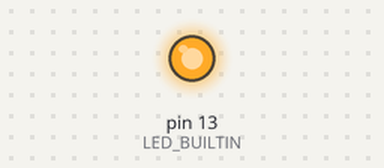
Simulated run of this sketch. Board: Arduino Uno, built with avr-gcc and run on an emulated ATmega328P. Parts: output pins drawn as LEDs (lit = HIGH).

Above: at 0.1 s.
At 23.8 s:
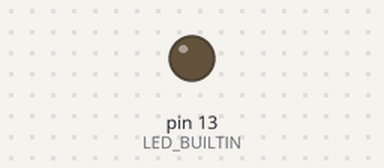
Timing chart, 0 to 25.3 s (numbered marks = the images above):
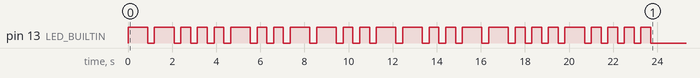

The sketch:

HardwareProject1_smarin9.ino
```cpp
/**
 * Author - Sean Marino
 * CSC 2463 - Hardware Assignment 1
 * Morse Code
 * 03/16/2017
 * Youtube Link: https://www.youtube.com/watch?v=VcPbunlH3BE&feature=youtu.be
 */

void setup() {
  pinMode(LED_BUILTIN, OUTPUT);

  String message = "geaux tigers";
  int i = 0;

  //Reads each character and

  while (i < message.length())
  {
    switch(message.charAt(i))
    {
    case 'a' :
      dot(); dash();
    break;
    case 'b' :
      dash(); dot(); dot(); dot();
    break;
    case 'c' :
      dash(); dot(); dash(); dot();
    break;
    case 'd' :
      dash(); dot(); dot();
    break;
    case 'e' :
      dot();
    break;
    case 'f' :
      dot(); dot(); dash(); dot();
    break;
    case 'g' :
      dash(); dash(); dot();
    break;
    case 'h' :
      dot(); dot(); dot(); dot();
    break;
    case 'i' :
      dot(); dot();
    break;
    case 'j' :
      dot(); dash(); dash(); dash();
    break;
    case 'k' :
      dash(); dot(); dash();
    break;
    case 'l' :
      dot(); dash(); dot(); dot();
    break;
    case 'm' :
      dash(); dash();
    break;
    case 'n' :
      dash(); dot();
    break;
    case 'o' :
      dash(); dash(); dash();
    break;
    case 'p' :
      dot(); dash(); dash(); dot();
    break;
    case 'q' :
      dash(); dash(); dot(); dash();
    break;
    case 'r' :
      dot(); dash(); dot();
    break;
    case 's' :
      dot(); dot(); dot();
    break;
    case 't' :
      dash();
    break;
    case 'u' :
      dot(); dot(); dash();
    break;
    case 'v' :
      dot(); dot(); dot(); dash();
    break;
    case 'w' :
      dot(); dash(); dash();
    break;
    case 'x' :
      dash(); dot(); dot(); dash();
    break;
    case 'y' :
      dash(); dot(); dash(); dash();
    break;
    case 'z' :
      dash(); dash(); dot(); dot();
    break;
    }
    i++;
  }
}

void loop()
{
  // put your main code here, to run repeatedly:
}

void dot()
{
  digitalWrite(LED_BUILTIN, HIGH);   // turn the LED on (HIGH is the voltage level)
  delay(450);                       // wait for a second
  digitalWrite(LED_BUILTIN, LOW);    // turn the LED off by making the voltage LOW
  delay(300);
}

void dash()
{
  digitalWrite(LED_BUILTIN, HIGH);   // turn the LED on (HIGH is the voltage level)
  delay(900);                       // wait for a second
  digitalWrite(LED_BUILTIN, LOW);    // turn the LED off by making the voltage LOW
  delay(300);
}
```
